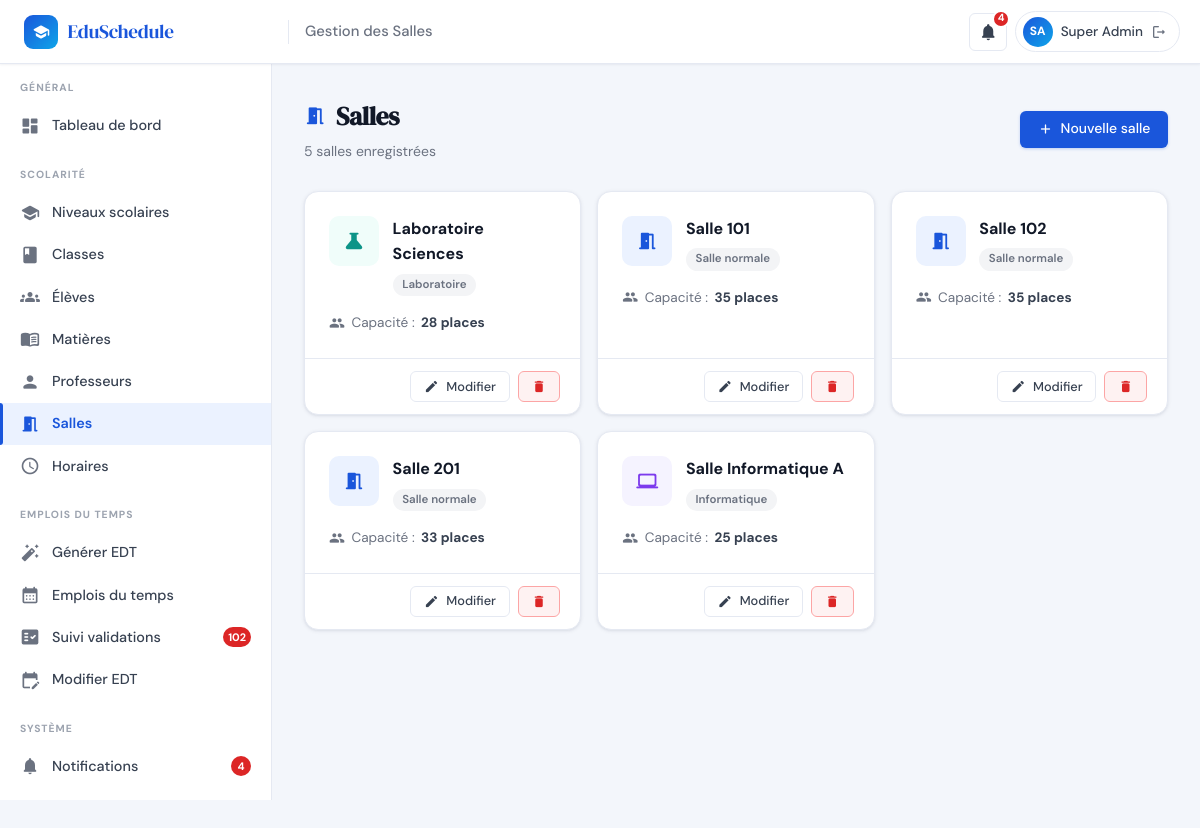
The app's page /admin/salles.php (signed in) with its own data.
### tables this page shows
CREATE TABLE IF NOT EXISTS `utilisateurs` (
  `id`            INT(11)      NOT NULL AUTO_INCREMENT,
  `nom`           VARCHAR(100) NOT NULL,
  `prenom`        VARCHAR(100) NOT NULL,
  `email`         VARCHAR(191) NOT NULL,
  `mot_de_passe`  VARCHAR(255) NOT NULL,
  `role`          ENUM('admin','professeur','eleve') NOT NULL DEFAULT 'eleve',
  `statut`        ENUM('actif','inactif')             NOT NULL DEFAULT 'actif',
  `id_classe`     INT(11)      DEFAULT NULL,
  `date_creation` TIMESTAMP    NOT NULL DEFAULT CURRENT_TIMESTAMP,
  PRIMARY KEY (`id`),
  UNIQUE KEY `uq_email` (`email`),
  KEY `id_classe` (`id_classe`),
  CONSTRAINT `utilisateurs_ibfk_1`
    FOREIGN KEY (`id_classe`) REFERENCES `classes` (`id`) ON DELETE SET NULL
);

CREATE TABLE IF NOT EXISTS `salles` (
  `id`       INT(11)      NOT NULL AUTO_INCREMENT,
  `nom`      VARCHAR(100) NOT NULL,
  `capacite` INT(11)      NOT NULL DEFAULT 30,
  `type`     ENUM('normale','informatique','laboratoire') NOT NULL DEFAULT 'normale',
  PRIMARY KEY (`id`),
  UNIQUE KEY `uq_salle_nom` (`nom`)
);

### includes/functions.php (called while the page is built, shortened)
<?php
require_once __DIR__ . '/db.php';
function h(string $str): string {
    return htmlspecialchars($str, ENT_QUOTES, 'UTF-8');
}
function countNotificationsNonLues(int $userId): int {
    $stmt = getDB()->prepare('SELECT COUNT(*) FROM notifications WHERE id_utilisateur=? AND est_lu=0');
    $stmt->execute([$userId]);
    return (int)$stmt->fetchColumn();
}
function getSalles(): array {
    return getDB()->query('SELECT * FROM salles ORDER BY nom')->fetchAll();
}

### includes/auth.php (called while the page is built, shortened)
<?php
function isLoggedIn(): bool {
    return !empty($_SESSION['user_id']);
}
function getCurrentUser(): ?array {
    static $user = null;
    if ($user === null) {
        $stmt = getDB()->prepare('SELECT * FROM utilisateurs WHERE id=? AND statut="actif" LIMIT 1');
        $stmt->execute([$_SESSION['user_id']]);
        $user = $stmt->fetch() ?: null;
    }
    return $user;
}
function getUserInitials(array $user): string {
    return strtoupper(substr($user['prenom'], 0, 1) . substr($user['nom'], 0, 1));
}

### includes/db.php (called while the page is built, shortened)
<?php
function getDB(): PDO {
    static $pdo = null;
    if ($pdo === null) {
        $dsn = 'mysql:host=' . DB_HOST . ';dbname=' . DB_NAME . ';charset=' . DB_CHARSET;
        $options = [
            PDO::ATTR_ERRMODE            => PDO::ERRMODE_EXCEPTION,
            PDO::ATTR_DEFAULT_FETCH_MODE => PDO::FETCH_ASSOC,
            PDO::ATTR_EMULATE_PREPARES   => false,
        ];
        try {
            $pdo = new PDO($dsn, DB_USER, DB_PASS, $options);
        } catch (PDOException $e) {
            http_response_code(500);
            $msg = (getenv('APP_ENV') === 'production')
                ? 'Service temporairement indisponible.'
                : 'Connexion BDD impossible : ' . $e->getMessage();
            die(json_encode(['error' => $msg]));
        }
    }
    return $pdo;
}

### admin/salles.php (the view, shortened to what this page needs)
<?php
require_once __DIR__ . '/../includes/db.php';
require_once __DIR__ . '/../includes/auth.php';
require_once __DIR__ . '/../includes/functions.php';
$currentUser = getCurrentUser();
$salles     = getSalles();
$typeIcons  = ['normale'=>'meeting_room','informatique'=>'computer','laboratoire'=>'science'];
$typeLabels = ['normale'=>'Salle normale','informatique'=>'Informatique','laboratoire'=>'Laboratoire'];
$typeColors = ['normale'=>'blue','informatique'=>'purple','laboratoire'=>'teal'];
$pageTitle  = 'Gestion des Salles'; $activeMenu = 'salles';
include __DIR__ . '/../includes/header.php';
include __DIR__ . '/../includes/sidebar_admin.php';
?>
<div class="main-content">
  <div class="page-header">
    <div class="page-header-left">
      <h1 class="page-title"><span class="material-icons-round">meeting_room</span> Salles</h1>
      <p class="page-subtitle"><?= count($salles) ?> salle<?= count($salles) > 1 ? 's' : '' ?> enregistrée<?= count($salles) > 1 ? 's' : '' ?></p>
    </div>
    <button class="btn btn-primary" onclick="openModal('modalAdd')">
      <span class="material-icons-round">add</span> Nouvelle salle
    </button>
  </div>
  <?php if (empty($salles)): ?>
    <div class="card"><div class="card-body">
      <div class="empty-state">
        <div class="empty-state-icon"><span class="material-icons-round">meeting_room</span></div>
        <h3>Aucune salle enregistrée</h3>
        <p>Commencez par ajouter des salles de classe pour pouvoir générer les emplois du temps.</p>
        <button class="btn btn-primary" onclick="openModal('modalAdd')" style="margin-top:1rem">
          <span class="material-icons-round">add</span> Ajouter une salle
        </button>
      </div>
    </div></div>
  <?php else: ?>
  <div style="display:grid;grid-template-columns:repeat(auto-fill,minmax(260px,1fr));gap:1rem">
    <?php foreach ($salles as $s): ?>
    <div class="card" style="display:flex;flex-direction:column">
      <div class="card-body" style="flex:1">
        <div style="display:flex;align-items:flex-start;gap:.85rem;margin-bottom:1rem">
          <div class="stat-icon <?= $typeColors[$s['type']] ?>">
            <span class="material-icons-round"><?= $typeIcons[$s['type']] ?></span>
          </div>
          <div style="flex:1;min-width:0">
            <div style="font-weight:700;font-size:1rem;color:var(--text);margin-bottom:.2rem"><?= h($s['nom']) ?></div>
            <span class="badge badge-secondary"><?= $typeLabels[$s['type']] ?></span>
          </div>
        </div>
        <div style="display:flex;align-items:center;gap:.4rem;font-size:.85rem;color:var(--text-muted)">
          <span class="material-icons-round" style="font-size:16px">group</span>
          Capacité : <strong style="color:var(--text-2)"><?= $s['capacite'] ?> places</strong>
        </div>
      </div>
      <div style="padding:.75rem 1.25rem;border-top:1px solid var(--border);display:flex;gap:.5rem;justify-content:flex-end">
        <button class="btn btn-sm btn-outline" onclick='editSalle(<?= json_encode($s, JSON_HEX_APOS|JSON_HEX_QUOT) ?>)'>
          <span class="material-icons-round">edit</span> Modifier
        </button>
        <button class="btn btn-sm btn-danger" onclick="confirmDelete(<?= $s['id'] ?>,'<?= h(addslashes($s['nom'])) ?>')">
          <span class="material-icons-round">delete</span>
        </button>
      </div>
    </div>
    <?php endforeach; ?>
  </div>
  <?php endif; ?>
</div>
</body></html>

### includes/header.php (shortened to what this page needs)
<?php
require_once __DIR__ . '/functions.php';
require_once __DIR__ . '/auth.php';
$currentUser = getCurrentUser();
$notifCount  = $currentUser ? countNotificationsNonLues($currentUser['id']) : 0;
$pageTitle   = $pageTitle  ?? APP_NAME;
$initials    = $currentUser ? getUserInitials($currentUser) : '?';
$userName    = $currentUser ? ($currentUser['prenom'] . ' ' . $currentUser['nom']) : '';
$notifUrl = match($currentUser['role'] ?? '') {
    'admin'      => APP_URL . '/admin/notifications.php',
    'professeur' => APP_URL . '/professeur/notifications.php',
    default      => '#',
};
?>
<!DOCTYPE html>
<html lang="fr">
<head>
  <link rel="stylesheet" href="<?= APP_URL ?>/assets/css/main.css">
</head>
<body>
<header class="topbar">
  <div class="topbar-brand">
    <div class="topbar-brand-icon"><span class="material-icons-round">school</span></div>
    <?= APP_NAME ?>
  </div>
  <span class="topbar-page-title"><?= h($pageTitle) ?></span>
  <div class="topbar-actions">
    <a href="<?= $notifUrl ?>" class="topbar-icon-btn" title="Notifications">
      <span class="material-icons-round">notifications</span>
      <?php if ($notifCount > 0): ?>
        <span class="notif-badge-count"><?= $notifCount > 9 ? '9+' : $notifCount ?></span>
      <?php endif; ?>
    </a>
    <div class="user-chip" onclick="window.location='<?= APP_URL ?>/logout.php'">
      <div class="user-avatar"><?= h($initials) ?></div>
      <span class="user-name"><?= h($userName) ?></span>
      <span class="material-icons-round" style="font-size:16px;color:var(--text-muted)">logout</span>
    </div>
  </div>
</header>

### records on screen
utilisateurs: initials "SA", userName "Super Admin"
salles: nom "Laboratoire Sciences", type "Laboratoire", capacite "28"
salles: nom "Salle 101", type "Salle normale", capacite "35"
salles: nom "Salle 102", type "Salle normale", capacite "35"
salles: nom "Salle 201", type "Salle normale", capacite "33"
salles: nom "Salle Informatique A", type "Informatique", capacite "25"

### other values on screen
APP_NAME "EduSchedule"
$pageTitle "Gestion des Salles"
$notifCount "4"
$sectionLabel "GÉNÉRAL"
$label "Tableau de bord"
$sectionLabel "SCOLARITÉ"
$label "Niveaux scolaires"
$label "Classes"
$label "Élèves"
$label "Matières"
$label "Professeurs"
$label "Salles"
$label "Horaires"
$sectionLabel "EMPLOIS DU TEMPS"
$label "Générer EDT"
